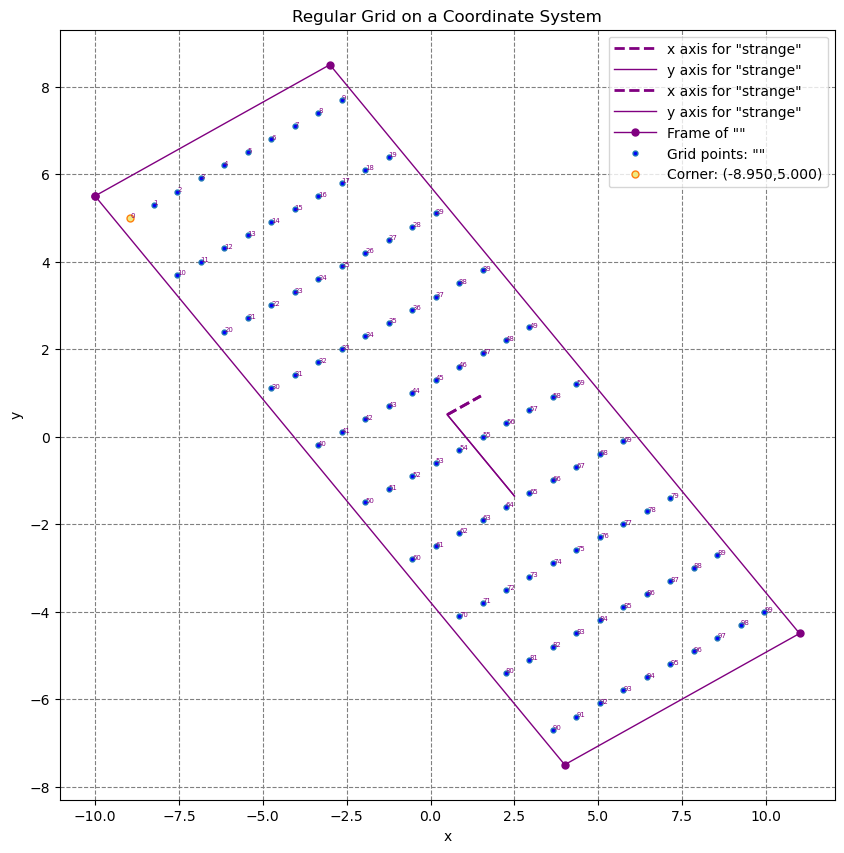

The Python source for this figure:
#### >>>> file generated by plotpy <<<< ####

import matplotlib
matplotlib.use('Agg')
import numpy as np
import matplotlib.pyplot as plt
import matplotlib.ticker as tck
import matplotlib.patches as pat
import matplotlib.path as pth
import matplotlib.patheffects as pff
import matplotlib.lines as lns
import matplotlib.transforms as tra
import mpl_toolkits.mplot3d
import matplotlib.tri as plt_tri
from mpl_toolkits.axes_grid1 import make_axes_locatable

# Variable to handle NaN values coming from Rust
NaN = np.nan

# List of additional objects to calculate bounding boxes
EXTRA_ARTISTS = []

# Adds an entity to the EXTRA_ARTISTS list to calculate bounding boxes
def add_to_ea(obj):
    global EXTRA_ARTISTS
    if obj!=None: EXTRA_ARTISTS.append(obj)

# Is a dictionary of mplot3d objects (one for each subplot_3d)
THREE_D = dict()

# Is a tuple holding the key to the current THREE_D object (defines the subplot_3d)
THREE_D_ACTIVE = (1,1,1)

# Creates or returns the mplot3d object with the current subplot_3d definition specified by THREE_D_ACTIVE
def ax3d():
    global THREE_D
    global THREE_D_ACTIVE
    if not THREE_D_ACTIVE in THREE_D:
        a, b, c = THREE_D_ACTIVE
        THREE_D[THREE_D_ACTIVE] = plt.gcf().add_subplot(a,b,c,projection='3d')
        THREE_D[THREE_D_ACTIVE].set_xlabel('x')
        THREE_D[THREE_D_ACTIVE].set_ylabel('y')
        THREE_D[THREE_D_ACTIVE].set_zlabel('z')
        add_to_ea(THREE_D[THREE_D_ACTIVE])
    return THREE_D[THREE_D_ACTIVE]

# Specifies the THREE_D_ACTIVE parameters to define a subplot_3d
def subplot_3d(a,b,c):
    global THREE_D_ACTIVE
    THREE_D_ACTIVE = (a,b,c)
    ax3d()

# Transforms data limits to axis limits
def data_to_axis(coords):
    plt.axis() # must call this first
    return plt.gca().transLimits.transform(coords)

# Transforms axis limits to data limits
def axis_to_data(coords):
    plt.axis() # must call this first
    return plt.gca().transLimits.inverted().transform(coords)

# Configures the aspect of axes with a same scaling from data to plot units for x, y and z.
def set_equal_axes():
    global THREE_D
    if len(THREE_D) == 0:
        ax = plt.gca()
        ax.axes.set_aspect('equal')
        return
    try:
        ax = ax3d()
        ax.set_box_aspect([1,1,1])
        limits = np.array([ax.get_xlim3d(), ax.get_ylim3d(), ax.get_zlim3d()])
        origin = np.mean(limits, axis=1)
        radius = 0.5 * np.max(np.abs(limits[:, 1] - limits[:, 0]))
        x, y, z = origin
        ax.set_xlim3d([x - radius, x + radius])
        ax.set_ylim3d([y - radius, y + radius])
        ax.set_zlim3d([z - radius, z + radius])
    except:
        import matplotlib
        print('VERSION of MATPLOTLIB = {}'.format(matplotlib.__version__))
        print('ERROR: set_box_aspect is missing in this version of Matplotlib')

# Function to ignore calls to plt such as the colorbar in an inset Axes
def ignore_this(*args, **kwargs):
    pass

################## plotting commands follow after this line ############################

xy=np.array([[0.5,0.5],[1.5,0.9285714285714286],])
plt.plot(xy[:,0],xy[:,1],label=r'x axis for "strange"',color='purple',linestyle='dashed',linewidth=2)
xy=np.array([[0.5,0.5],[2.5,-1.3571428571428572],])
plt.plot(xy[:,0],xy[:,1],label=r'y axis for "strange"',color='purple',linewidth=1)
xy=np.array([[0.5,0.5],[1.5,0.9285714285714286],])
plt.plot(xy[:,0],xy[:,1],label=r'x axis for "strange"',color='purple',linestyle='dashed',linewidth=2)
xy=np.array([[0.5,0.5],[2.5,-1.3571428571428572],])
plt.plot(xy[:,0],xy[:,1],label=r'y axis for "strange"',color='purple',linewidth=1)
xy=np.array([[-10,5.5],[-3,8.5],[11,-4.5],[4,-7.5],[-10,5.5],])
plt.plot(xy[:,0],xy[:,1],label=r'Frame of ""',color='purple',linestyle='solid',linewidth=1,markerfacecolor='purple',markevery=1,markersize=10,marker='.')
t=plt.text(-8.95,5.000000000000001,r'0',color='purple',fontsize=5)
t=plt.text(-8.25,5.300000000000001,r'1',color='purple',fontsize=5)
t=plt.text(-7.550000000000001,5.6000000000000005,r'2',color='purple',fontsize=5)
t=plt.text(-6.85,5.9,r'3',color='purple',fontsize=5)
t=plt.text(-6.1499999999999995,6.2,r'4',color='purple',fontsize=5)
t=plt.text(-5.45,6.500000000000001,r'5',color='purple',fontsize=5)
t=plt.text(-4.75,6.800000000000001,r'6',color='purple',fontsize=5)
t=plt.text(-4.05,7.1000000000000005,r'7',color='purple',fontsize=5)
t=plt.text(-3.35,7.4,r'8',color='purple',fontsize=5)
t=plt.text(-2.65,7.7,r'9',color='purple',fontsize=5)
t=plt.text(-7.549999999999999,3.7,r'10',color='purple',fontsize=5)
t=plt.text(-6.85,4,r'11',color='purple',fontsize=5)
t=plt.text(-6.1499999999999995,4.3,r'12',color='purple',fontsize=5)
t=plt.text(-5.449999999999999,4.6,r'13',color='purple',fontsize=5)
t=plt.text(-4.749999999999999,4.8999999999999995,r'14',color='purple',fontsize=5)
t=plt.text(-4.05,5.2,r'15',color='purple',fontsize=5)
t=plt.text(-3.3499999999999996,5.5,r'16',color='purple',fontsize=5)
t=plt.text(-2.6499999999999995,5.8,r'17',color='purple',fontsize=5)
t=plt.text(-1.9499999999999997,6.1,r'18',color='purple',fontsize=5)
t=plt.text(-1.2499999999999996,6.3999999999999995,r'19',color='purple',fontsize=5)
t=plt.text(-6.15,2.4000000000000004,r'20',color='purple',fontsize=5)
t=plt.text(-5.449999999999999,2.7,r'21',color='purple',fontsize=5)
t=plt.text(-4.75,3,r'22',color='purple',fontsize=5)
t=plt.text(-4.05,3.3,r'23',color='purple',fontsize=5)
t=plt.text(-3.35,3.6,r'24',color='purple',fontsize=5)
t=plt.text(-2.65,3.9,r'25',color='purple',fontsize=5)
t=plt.text(-1.9500000000000002,4.2,r'26',color='purple',fontsize=5)
t=plt.text(-1.25,4.5,r'27',color='purple',fontsize=5)
t=plt.text(-0.5500000000000003,4.8,r'28',color='purple',fontsize=5)
t=plt.text(0.1499999999999999,5.1,r'29',color='purple',fontsize=5)
t=plt.text(-4.75,1.1000000000000003,r'30',color='purple',fontsize=5)
t=plt.text(-4.049999999999999,1.4000000000000001,r'31',color='purple',fontsize=5)
t=plt.text(-3.3499999999999996,1.7000000000000002,r'32',color='purple',fontsize=5)
t=plt.text(-2.6499999999999995,2,r'33',color='purple',fontsize=5)
t=plt.text(-1.9499999999999997,2.3000000000000003,r'34',color='purple',fontsize=5)
t=plt.text(-1.2499999999999996,2.6,r'35',color='purple',fontsize=5)
t=plt.text(-0.5499999999999998,2.9000000000000004,r'36',color='purple',fontsize=5)
t=plt.text(0.15000000000000036,3.2,r'37',color='purple',fontsize=5)
t=plt.text(0.8500000000000001,3.5,r'38',color='purple',fontsize=5)
t=plt.text(1.5500000000000003,3.8,r'39',color='purple',fontsize=5)
t=plt.text(-3.3499999999999996,-0.19999999999999984,r'40',color='purple',fontsize=5)
t=plt.text(-2.6499999999999995,0.09999999999999998,r'41',color='purple',fontsize=5)
t=plt.text(-1.9500000000000002,0.4,r'42',color='purple',fontsize=5)
t=plt.text(-1.2499999999999998,0.7000000000000001,r'43',color='purple',fontsize=5)
t=plt.text(-0.5499999999999998,1,r'44',color='purple',fontsize=5)
t=plt.text(0.15000000000000002,1.3,r'45',color='purple',fontsize=5)
t=plt.text(0.8499999999999999,1.6,r'46',color='purple',fontsize=5)
t=plt.text(1.55,1.9,r'47',color='purple',fontsize=5)
t=plt.text(2.25,2.2,r'48',color='purple',fontsize=5)
t=plt.text(2.95,2.5,r'49',color='purple',fontsize=5)
t=plt.text(-1.9500000000000002,-1.5,r'50',color='purple',fontsize=5)
t=plt.text(-1.2499999999999998,-1.2000000000000002,r'51',color='purple',fontsize=5)
t=plt.text(-0.55,-0.8999999999999999,r'52',color='purple',fontsize=5)
t=plt.text(0.15000000000000013,-0.6000000000000001,r'53',color='purple',fontsize=5)
t=plt.text(0.85,-0.30000000000000004,r'54',color='purple',fontsize=5)
t=plt.text(1.5499999999999998,0,r'55',color='purple',fontsize=5)
t=plt.text(2.25,0.29999999999999993,r'56',color='purple',fontsize=5)
t=plt.text(2.95,0.6,r'57',color='purple',fontsize=5)
t=plt.text(3.6499999999999995,0.9,r'58',color='purple',fontsize=5)
t=plt.text(4.35,1.1999999999999997,r'59',color='purple',fontsize=5)
t=plt.text(-0.5500000000000003,-2.8,r'60',color='purple',fontsize=5)
t=plt.text(0.1499999999999999,-2.5,r'61',color='purple',fontsize=5)
t=plt.text(0.8499999999999996,-2.2,r'62',color='purple',fontsize=5)
t=plt.text(1.5499999999999998,-1.9000000000000004,r'63',color='purple',fontsize=5)
t=plt.text(2.2499999999999996,-1.6,r'64',color='purple',fontsize=5)
t=plt.text(2.9499999999999997,-1.3000000000000003,r'65',color='purple',fontsize=5)
t=plt.text(3.6499999999999995,-1.0000000000000002,r'66',color='purple',fontsize=5)
t=plt.text(4.35,-0.7000000000000002,r'67',color='purple',fontsize=5)
t=plt.text(5.049999999999999,-0.40000000000000013,r'68',color='purple',fontsize=5)
t=plt.text(5.75,-0.10000000000000031,r'69',color='purple',fontsize=5)
t=plt.text(0.8500000000000001,-4.1,r'70',color='purple',fontsize=5)
t=plt.text(1.5500000000000003,-3.8,r'71',color='purple',fontsize=5)
t=plt.text(2.25,-3.5,r'72',color='purple',fontsize=5)
t=plt.text(2.95,-3.2,r'73',color='purple',fontsize=5)
t=plt.text(3.65,-2.9,r'74',color='purple',fontsize=5)
t=plt.text(4.35,-2.6,r'75',color='purple',fontsize=5)
t=plt.text(5.05,-2.3,r'76',color='purple',fontsize=5)
t=plt.text(5.75,-2,r'77',color='purple',fontsize=5)
t=plt.text(6.449999999999999,-1.7000000000000002,r'78',color='purple',fontsize=5)
t=plt.text(7.15,-1.4000000000000001,r'79',color='purple',fontsize=5)
t=plt.text(2.2499999999999996,-5.3999999999999995,r'80',color='purple',fontsize=5)
t=plt.text(2.9499999999999997,-5.1,r'81',color='purple',fontsize=5)
t=plt.text(3.6499999999999995,-4.8,r'82',color='purple',fontsize=5)
t=plt.text(4.35,-4.5,r'83',color='purple',fontsize=5)
t=plt.text(5.05,-4.2,r'84',color='purple',fontsize=5)
t=plt.text(5.749999999999999,-3.8999999999999995,r'85',color='purple',fontsize=5)
t=plt.text(6.449999999999999,-3.5999999999999996,r'86',color='purple',fontsize=5)
t=plt.text(7.1499999999999995,-3.3,r'87',color='purple',fontsize=5)
t=plt.text(7.85,-3,r'88',color='purple',fontsize=5)
t=plt.text(8.549999999999999,-2.7,r'89',color='purple',fontsize=5)
t=plt.text(3.65,-6.7,r'90',color='purple',fontsize=5)
t=plt.text(4.35,-6.4,r'91',color='purple',fontsize=5)
t=plt.text(5.05,-6.1000000000000005,r'92',color='purple',fontsize=5)
t=plt.text(5.75,-5.800000000000001,r'93',color='purple',fontsize=5)
t=plt.text(6.45,-5.500000000000001,r'94',color='purple',fontsize=5)
t=plt.text(7.1499999999999995,-5.2,r'95',color='purple',fontsize=5)
t=plt.text(7.85,-4.9,r'96',color='purple',fontsize=5)
t=plt.text(8.55,-4.6000000000000005,r'97',color='purple',fontsize=5)
t=plt.text(9.25,-4.300000000000001,r'98',color='purple',fontsize=5)
t=plt.text(9.95,-4.000000000000001,r'99',color='purple',fontsize=5)
xy=np.array([[-8.95,5.000000000000001],[-8.25,5.300000000000001],[-7.550000000000001,5.6000000000000005],[-6.85,5.9],[-6.1499999999999995,6.2],[-5.45,6.500000000000001],[-4.75,6.800000000000001],[-4.05,7.1000000000000005],[-3.35,7.4],[-2.65,7.7],[-7.549999999999999,3.7],[-6.85,4],[-6.1499999999999995,4.3],[-5.449999999999999,4.6],[-4.749999999999999,4.8999999999999995],[-4.05,5.2],[-3.3499999999999996,5.5],[-2.6499999999999995,5.8],[-1.9499999999999997,6.1],[-1.2499999999999996,6.3999999999999995],[-6.15,2.4000000000000004],[-5.449999999999999,2.7],[-4.75,3],[-4.05,3.3],[-3.35,3.6],[-2.65,3.9],[-1.9500000000000002,4.2],[-1.25,4.5],[-0.5500000000000003,4.8],[0.1499999999999999,5.1],[-4.75,1.1000000000000003],[-4.049999999999999,1.4000000000000001],[-3.3499999999999996,1.7000000000000002],[-2.6499999999999995,2],[-1.9499999999999997,2.3000000000000003],[-1.2499999999999996,2.6],[-0.5499999999999998,2.9000000000000004],[0.15000000000000036,3.2],[0.8500000000000001,3.5],[1.5500000000000003,3.8],[-3.3499999999999996,-0.19999999999999984],[-2.6499999999999995,0.09999999999999998],[-1.9500000000000002,0.4],[-1.2499999999999998,0.7000000000000001],[-0.5499999999999998,1],[0.15000000000000002,1.3],[0.8499999999999999,1.6],[1.55,1.9],[2.25,2.2],[2.95,2.5],[-1.9500000000000002,-1.5],[-1.2499999999999998,-1.2000000000000002],[-0.55,-0.8999999999999999],[0.15000000000000013,-0.6000000000000001],[0.85,-0.30000000000000004],[1.5499999999999998,0],[2.25,0.29999999999999993],[2.95,0.6],[3.6499999999999995,0.9],[4.35,1.1999999999999997],[-0.5500000000000003,-2.8],[0.1499999999999999,-2.5],[0.8499999999999996,-2.2],[1.5499999999999998,-1.9000000000000004],[2.2499999999999996,-1.6],[2.9499999999999997,-1.3000000000000003],[3.6499999999999995,-1.0000000000000002],[4.35,-0.7000000000000002],[5.049999999999999,-0.40000000000000013],[5.75,-0.10000000000000031],[0.8500000000000001,-4.1],[1.5500000000000003,-3.8],[2.25,-3.5],[2.95,-3.2],[3.65,-2.9],[4.35,-2.6],[5.05,-2.3],[5.75,-2],[6.449999999999999,-1.7000000000000002],[7.15,-1.4000000000000001],[2.2499999999999996,-5.3999999999999995],[2.9499999999999997,-5.1],[3.6499999999999995,-4.8],[4.35,-4.5],[5.05,-4.2],[5.749999999999999,-3.8999999999999995],[6.449999999999999,-3.5999999999999996],[7.1499999999999995,-3.3],[7.85,-3],[8.549999999999999,-2.7],[3.65,-6.7],[4.35,-6.4],[5.05,-6.1000000000000005],[5.75,-5.800000000000001],[6.45,-5.500000000000001],[7.1499999999999995,-5.2],[7.85,-4.9],[8.55,-4.6000000000000005],[9.25,-4.300000000000001],[9.95,-4.000000000000001],])
plt.plot(xy[:,0],xy[:,1],label=r'Grid points: ""',linestyle='none',markerfacecolor='blue',markevery=1,markersize=7,marker='.')
xy=np.array([[-8.95,5.000000000000001],])
plt.plot(xy[:,0],xy[:,1],label=r'Corner: (-8.950,5.000)',linestyle='none',markerfacecolor='#eeea83',markevery=1,markersize=10,marker='.')
plt.gcf().set_size_inches(10,10)
plt.gca().get_yaxis().set_major_locator(tck.MaxNLocator(11))
plt.gca().get_xaxis().set_major_locator(tck.MaxNLocator(11))
plt.gca().set_axisbelow(True)
plt.grid(linestyle='--',color='grey',zorder=-1000)
plt.gca().set_xlabel(r'x')
plt.gca().set_ylabel(r'y')
h,l=plt.gca().get_legend_handles_labels()
if len(h)>0 and len(l)>0:
    leg=plt.legend(handlelength=3,ncol=1,loc='best')
    add_to_ea(leg)
plt.title(r'Regular Grid on a Coordinate System')
h,l=plt.gca().get_legend_handles_labels()
if len(h)>0 and len(l)>0:
    leg=plt.legend(handlelength=3,ncol=1,loc='best')
    add_to_ea(leg)

fn=r'tests/grid2_test'
plt.savefig(fn,bbox_inches='tight',bbox_extra_artists=EXTRA_ARTISTS)
